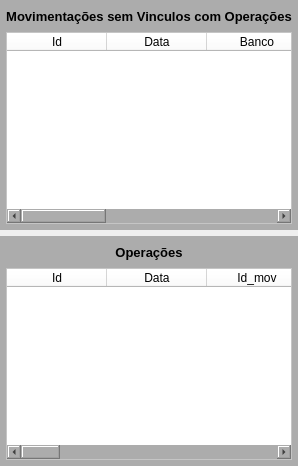
        <widget class="QWidget" name="widget_5" native="true">
         <layout class="QVBoxLayout" name="verticalLayout_5">
          <property name="leftMargin">
           <number>0</number>
          </property>
          <property name="topMargin">
           <number>0</number>
          </property>
          <property name="rightMargin">
           <number>0</number>
          </property>
          <property name="bottomMargin">
           <number>0</number>
          </property>
          <item>
           <widget class="QWidget" name="widget_9" native="true">
            <property name="font">
             <font>
              <pointsize>8</pointsize>
             </font>
            </property>
            <property name="styleSheet">
             <string notr="true">background-color: rgb(172, 172, 172);</string>
            </property>
            <layout class="QVBoxLayout" name="verticalLayout_4">
             <property name="spacing">
              <number>6</number>
             </property>
             <property name="leftMargin">
              <number>6</number>
             </property>
             <property name="topMargin">
              <number>6</number>
             </property>
             <property name="rightMargin">
              <number>6</number>
             </property>
             <property name="bottomMargin">
              <number>6</number>
             </property>
             <item>
              <widget class="QLabel" name="label_6">
               <property name="minimumSize">
                <size>
                 <width>0</width>
                 <height>20</height>
                </size>
               </property>
               <property name="maximumSize">
                <size>
                 <width>16777215</width>
                 <height>20</height>
                </size>
               </property>
               <property name="font">
                <font>
                 <pointsize>10</pointsize>
                 <weight>75</weight>
                 <bold>true</bold>
                </font>
               </property>
               <property name="text">
                <string>Movimentações sem Vinculos com Operações</string>
               </property>
               <property name="alignment">
                <set>Qt::AlignCenter</set>
               </property>
              </widget>
             </item>
             <item>
              <widget class="QTableWidget" name="table_Sem_Vinculo">
               <property name="sizePolicy">
                <sizepolicy hsizetype="Preferred" vsizetype="Preferred">
                 <horstretch>0</horstretch>
                 <verstretch>0</verstretch>
                </sizepolicy>
               </property>
               <property name="font">
                <font>
                 <pointsize>8</pointsize>
                </font>
               </property>
               <property name="styleSheet">
                <string notr="true">background-color: rgb(255, 255, 255);</string>
               </property>
               <column>
                <property name="text">
                 <string>Id</string>
                </property>
               </column>
               <column>
                <property name="text">
                 <string>Data</string>
                </property>
               </column>
               <column>
                <property name="text">
                 <string>Banco</string>
                </property>
               </column>
               <column>
                <property name="text">
                 <string>Titulo</string>
                </property>
               </column>
               <column>
                <property name="text">
                 <string>Valor</string>
                </property>
               </column>
               <column>
                <property name="text">
                 <string>Obs</string>
                </property>
               </column>
              </widget>
             </item>
            </layout>
           </widget>
          </item>
          <item>
           <widget class="QWidget" name="widget_4" native="true">
            <property name="font">
             <font>
              <pointsize>8</pointsize>
             </font>
            </property>
            <property name="styleSheet">
             <string notr="true">background-color: rgb(172, 172, 172);</string>
            </property>
            <layout class="QVBoxLayout" name="verticalLayout_2">
             <property name="spacing">
              <number>6</number>
             </property>
             <property name="leftMargin">
              <number>6</number>
             </property>
             <property name="topMargin">
              <number>6</number>
             </property>
             <property name="rightMargin">
              <number>6</number>
             </property>
             <property name="bottomMargin">
              <number>6</number>
             </property>
             <item>
              <widget class="QLabel" name="label_5">
               <property name="minimumSize">
                <size>
                 <width>0</width>
                 <height>20</height>
                </size>
               </property>
               <property name="maximumSize">
                <size>
                 <width>16777215</width>
                 <height>20</height>
                </size>
               </property>
               <property name="font">
                <font>
                 <pointsize>10</pointsize>
                 <weight>75</weight>
                 <bold>true</bold>
                </font>
               </property>
               <property name="text">
                <string>Operações</string>
               </property>
               <property name="alignment">
                <set>Qt::AlignCenter</set>
               </property>
              </widget>
             </item>
             <item>
              <widget class="QTableWidget" name="table_Operacoes">
               <property name="sizePolicy">
                <sizepolicy hsizetype="Preferred" vsizetype="Preferred">
                 <horstretch>0</horstretch>
                 <verstretch>0</verstretch>
                </sizepolicy>
               </property>
               <property name="font">
                <font>
                 <pointsize>8</pointsize>
                </font>
               </property>
               <property name="styleSheet">
                <string notr="true">background-color: rgb(255, 255, 255);</string>
               </property>
               <column>
                <property name="text">
                 <string>Id</string>
                </property>
               </column>
               <column>
                <property name="text">
                 <string>Data</string>
                </property>
               </column>
               <column>
                <property name="text">
                 <string>Id_mov</string>
                </property>
               </column>
               <column>
                <property name="text">
                 <string>Titulo</string>
                </property>
               </column>
               <column>
                <property name="text">
                 <string>Indexador</string>
                </property>
               </column>
               <column>
                <property name="text">
                 <string>Tipo</string>
                </property>
               </column>
               <column>
                <property name="text">
                 <string>Operação</string>
                </property>
               </column>
               <column>
                <property name="text">
                 <string>Emissor</string>
                </property>
               </column>
               <column>
                <property name="text">
                 <string>Vencimento</string>
                </property>
               </column>
               <column>
                <property name="text">
                 <string>Rentabilidade</string>
                </property>
               </column>
               <column>
                <property name="text">
                 <string>Liquidez</string>
                </property>
               </column>
               <column>
                <property name="text">
                 <string>Valor</string>
                </property>
               </column>
               <column>
                <property name="text">
                 <string>Obs</string>
                </property>
               </column>
              </widget>
             </item>
            </layout>
           </widget>
          </item>
         </layout>
        </widget>
